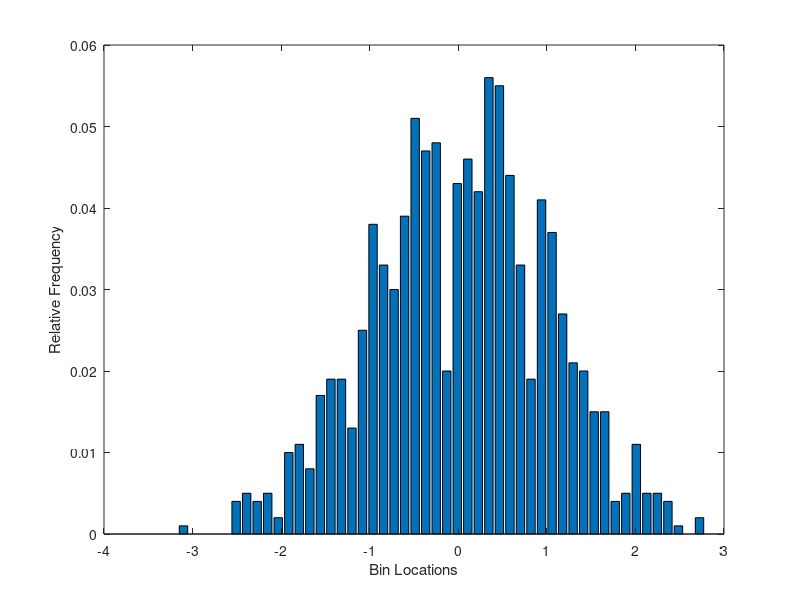

Write MATLAB code to recreate this figure.
rng(2);
%population mean=0.5, population variance=0.25
%N=10
x1=zeros(10,1000);
for i=1:1000
    x1(:,i)=lognrnd(10,1);
end

mean_x1=mean(x1,1);
std_x1=std(x1,1);

stan_x1=zeros(1,1000);
for i=1:1000
    stan_x1(1,i)=sqrt(10)*(mean_x1(1,i)-1)/sqrt(2);
end

[n1,x1]=hist(stan_x1, 50);
bar(x1, n1/sum(n1));
xlabel('Bin Locations')
ylabel('Relative Frequency')

N=100;
x2=[];
for i=1:1000
    x2(:,i)=rand(100,1);
end
x_2=(x2>=0.5);
mean_x2=mean(x_2,1);
stan_x2=zeros(1,1000);
for i=1:1000
    stan_x2(1,i)=sqrt(100)*(mean_x2(1,i)-0.5)/sqrt(0.25);
end


[n2,x2]=hist(stan_x2, 50);
bar(x2, n2/sum(n2));
xlabel('Bin Locations')
ylabel('Relative Frequency')

N=1000;
x3=zeros(1000,1000);
for i=1:1000
    x3(:,i)=rand(1000,1);
end
x_3=(x3>=0.5);
mean_x3=mean(x_3,1);
stan_x3=zeros(1,1000);
for i=1:1000
    stan_x3(1,i)=sqrt(1000)*(mean_x3(1,i)-0.5)/sqrt(0.25);
end


[n3,x3]=hist(stan_x3, 50);
bar(x3, n3/sum(n3));
xlabel('Bin Locations')
ylabel('Relative Frequency')
